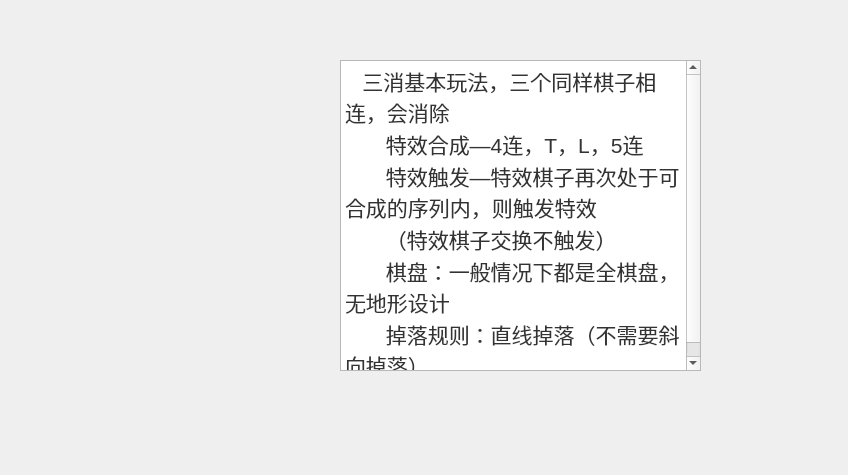
<?xml version="1.0" encoding="UTF-8"?>
<ui version="4.0">
 <class>Help</class>
 <widget class="QWidget" name="Help">
  <property name="geometry">
   <rect>
    <x>0</x>
    <y>0</y>
    <width>848</width>
    <height>475</height>
   </rect>
  </property>
  <property name="windowTitle">
   <string>Form</string>
  </property>
  <widget class="QPushButton" name="backHome2">
   <property name="geometry">
    <rect>
     <x>120</x>
     <y>310</y>
     <width>101</width>
     <height>101</height>
    </rect>
   </property>
   <property name="styleSheet">
    <string notr="true">background:transparent</string>
   </property>
   <property name="text">
    <string/>
   </property>
   <property name="icon">
    <iconset resource="background.qrc">
     <normaloff>:/InGame/menu.png</normaloff>:/InGame/menu.png</iconset>
   </property>
   <property name="iconSize">
    <size>
     <width>100</width>
     <height>100</height>
    </size>
   </property>
   <property name="flat">
    <bool>true</bool>
   </property>
  </widget>
  <widget class="QTextBrowser" name="textBrowser">
   <property name="geometry">
    <rect>
     <x>340</x>
     <y>60</y>
     <width>361</width>
     <height>311</height>
    </rect>
   </property>
   <property name="styleSheet">
    <string notr="true">#MainWindow{border-image:rgb(255, 170, 0)}</string>
   </property>
   <property name="html">
    <string>&lt;!DOCTYPE HTML PUBLIC &quot;-//W3C//DTD HTML 4.0//EN&quot; &quot;http://www.w3.org/TR/REC-html40/strict.dtd&quot;&gt;
&lt;html&gt;&lt;head&gt;&lt;meta name=&quot;qrichtext&quot; content=&quot;1&quot; /&gt;&lt;meta charset=&quot;utf-8&quot; /&gt;&lt;style type=&quot;text/css&quot;&gt;
p, li { white-space: pre-wrap; }
hr { height: 1px; border-width: 0; }
li.unchecked::marker { content: &quot;\2610&quot;; }
li.checked::marker { content: &quot;\2612&quot;; }
&lt;/style&gt;&lt;/head&gt;&lt;body style=&quot; font-family:'Microsoft YaHei UI'; font-size:9pt; font-weight:400; font-style:normal;&quot;&gt;
&lt;p style=&quot; margin-top:0px; margin-bottom:0px; margin-left:0px; margin-right:0px; -qt-block-indent:0; text-indent:0px; background-color:#ffffff;&quot;&gt;&lt;span style=&quot; font-family:'Microsoft YaHei','PingFang SC','Heiti SC','sans-serif'; font-size:16pt; color:#333333;&quot;&gt;   &lt;/span&gt;&lt;span style=&quot; font-family:'SimSun','STSong'; font-size:16pt; color:#333333;&quot;&gt;三消基本玩法，三个同样棋子相连，会消除&lt;/span&gt;&lt;/p&gt;
&lt;p style=&quot; margin-top:0px; margin-bottom:0px; margin-left:0px; margin-right:0px; -qt-block-indent:0; text-indent:0px; background-color:#ffffff;&quot;&gt;&lt;span style=&quot; font-family:'Microsoft YaHei','PingFang SC','Heiti SC','sans-serif'; font-size:16pt; color:#333333;&quot;&gt;       &lt;/span&gt;&lt;span style=&quot; font-family:'SimSun','STSong'; font-size:16pt; color:#333333;&quot;&gt;特效合成&lt;/span&gt;&lt;span style=&quot; font-family:'Microsoft YaHei','PingFang SC','Heiti SC','sans-serif'; font-size:16pt; color:#333333;&quot;&gt;—4&lt;/span&gt;&lt;span style=&quot; font-family:'SimSun','STSong'; font-size:16pt; color:#333333;&quot;&gt;连，&lt;/span&gt;&lt;span style=&quot; font-family:'Microsoft YaHei','PingFang SC','Heiti SC','sans-serif'; font-size:16pt; color:#333333;&quot;&gt;T&lt;/span&gt;&lt;span style=&quot; font-family:'SimSun','STSong'; font-size:16pt; color:#333333;&quot;&gt;，&lt;/span&gt;&lt;span style=&quot; font-family:'Microsoft YaHei','PingFang SC','Heiti SC','sans-serif'; font-size:16pt; color:#333333;&quot;&gt;L&lt;/span&gt;&lt;span style=&quot; font-family:'SimSun','STSong'; font-size:16pt; color:#333333;&quot;&gt;，&lt;/span&gt;&lt;span style=&quot; font-family:'Microsoft YaHei','PingFang SC','Heiti SC','sans-serif'; font-size:16pt; color:#333333;&quot;&gt;5&lt;/span&gt;&lt;span style=&quot; font-family:'SimSun','STSong'; font-size:16pt; color:#333333;&quot;&gt;连&lt;/span&gt;&lt;/p&gt;
&lt;p style=&quot; margin-top:0px; margin-bottom:0px; margin-left:0px; margin-right:0px; -qt-block-indent:0; text-indent:0px; background-color:#ffffff;&quot;&gt;&lt;span style=&quot; font-family:'Microsoft YaHei','PingFang SC','Heiti SC','sans-serif'; font-size:16pt; color:#333333;&quot;&gt;       &lt;/span&gt;&lt;span style=&quot; font-family:'SimSun','STSong'; font-size:16pt; color:#333333;&quot;&gt;特效触发&lt;/span&gt;&lt;span style=&quot; font-family:'Microsoft YaHei','PingFang SC','Heiti SC','sans-serif'; font-size:16pt; color:#333333;&quot;&gt;—&lt;/span&gt;&lt;span style=&quot; font-family:'SimSun','STSong'; font-size:16pt; color:#333333;&quot;&gt;特效棋子再次处于可合成的序列内，则触发特效&lt;/span&gt;&lt;/p&gt;
&lt;p style=&quot; margin-top:0px; margin-bottom:0px; margin-left:0px; margin-right:0px; -qt-block-indent:0; text-indent:0px; background-color:#ffffff;&quot;&gt;&lt;span style=&quot; font-family:'Microsoft YaHei','PingFang SC','Heiti SC','sans-serif'; font-size:16pt; color:#333333;&quot;&gt;       &lt;/span&gt;&lt;span style=&quot; font-family:'SimSun','STSong'; font-size:16pt; color:#333333;&quot;&gt;（特效棋子交换不触发）&lt;/span&gt;&lt;/p&gt;
&lt;p style=&quot; margin-top:0px; margin-bottom:0px; margin-left:0px; margin-right:0px; -qt-block-indent:0; text-indent:0px; background-color:#ffffff;&quot;&gt;&lt;span style=&quot; font-family:'Microsoft YaHei','PingFang SC','Heiti SC','sans-serif'; font-size:16pt; color:#333333;&quot;&gt;       &lt;/span&gt;&lt;span style=&quot; font-family:'SimSun','STSong'; font-size:16pt; color:#333333;&quot;&gt;棋盘：一般情况下都是全棋盘，无地形设计&lt;/span&gt;&lt;/p&gt;
&lt;p style=&quot; margin-top:0px; margin-bottom:0px; margin-left:0px; margin-right:0px; -qt-block-indent:0; text-indent:0px; background-color:#ffffff;&quot;&gt;&lt;span style=&quot; font-family:'Microsoft YaHei','PingFang SC','Heiti SC','sans-serif'; font-size:16pt; color:#333333;&quot;&gt;       &lt;/span&gt;&lt;span style=&quot; font-family:'SimSun','STSong'; font-size:16pt; color:#333333;&quot;&gt;掉落规则：直线掉落（不需要斜向掉落）&lt;/span&gt;&lt;/p&gt;&lt;/body&gt;&lt;/html&gt;</string>
   </property>
  </widget>
 </widget>
 <resources>
  <include location="background.qrc"/>
 </resources>
 <connections/>
</ui>
